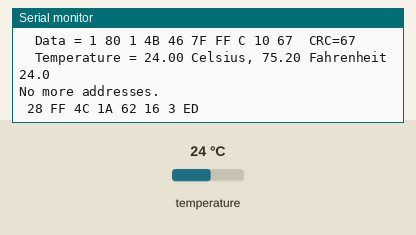
Simulated run of this sketch. Board: Arduino Uno, built with avr-gcc and run on an emulated ATmega328P. Shown: the last lines printed to the serial monitor. Inputs (shaded band) come from the test bench; at power-on: temperature 24 °C.

Above: at 3.1 s.
3.2 s: temperature set to 12 °C
At 3.8 s:
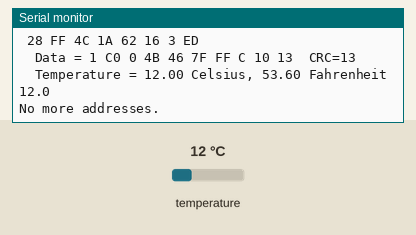
6.3 s: temperature set to 28 °C
At 7.0 s:
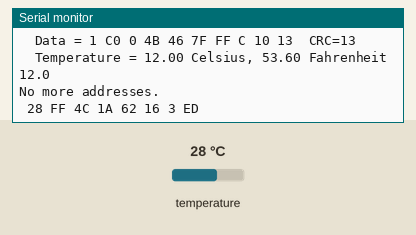
10.2 s: temperature set to 33 °C
At 11.1 s:
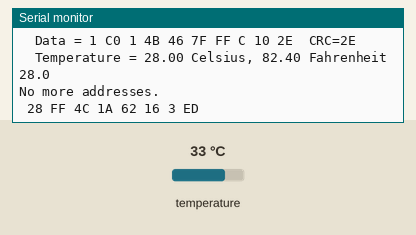
14.1 s: temperature set to 0 °C
At 15.0 s:
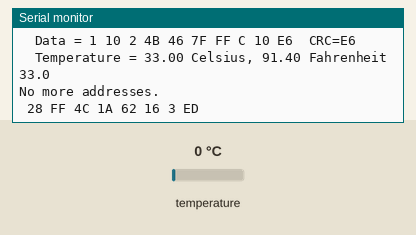
17.9 s: temperature set to 10 °C
At 18.9 s:
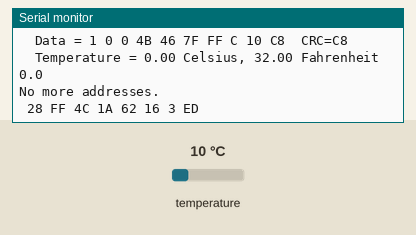
21.8 s: temperature set to 8 °C
At 22.7 s:
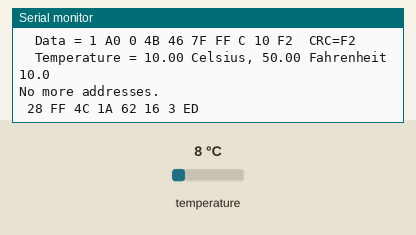
Timing chart, 0 to 24.8 s (numbered marks = the images above; inputs shaded):
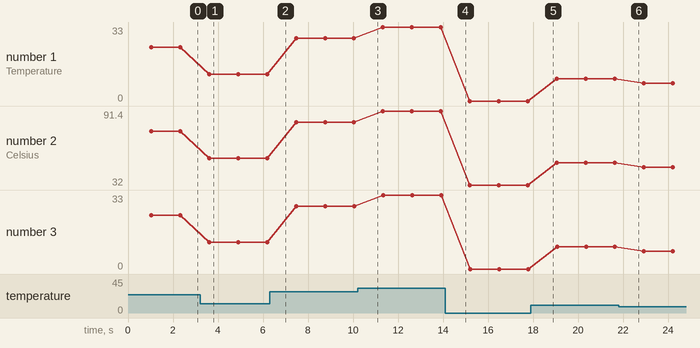

Measured:
- after the input at 3.2 s, the serial monitor: prints a new line after 0.39 s (image 1)
- plotted number 1: 24 → 12 after the input at 3.2 s, 28 → 33 after the input at 10.2 s, 33 → 0 after the input at 14.1 s, 10 → 8 after the input at 21.8 s
- plotted number 2: 75.2 → 53.6 after the input at 3.2 s, 53.6 → 82.4 after the input at 6.3 s, 82.4 → 91.4 after the input at 10.2 s, 91.4 → 32 after the input at 14.1 s, 32 → 50 after the input at 17.9 s
- plotted number 3: 24 → 12 after the input at 3.2 s, 28 → 33 after the input at 10.2 s, 33 → 0 after the input at 14.1 s, 10 → 8 after the input at 21.8 s

The sketch:

temperature.ino
```cpp
// this is the example code (one wire) from arduino for ds18b20
//#include <Arduino.h>

#include <OneWire.h>

OneWire  ds(2);

float Temp_Buffer = 0;


void setup()
{

  Serial.begin(115200);
  Serial.println("Welcome to use!");
}

void loop()
{
  Temp_Buffer = readDs18b20();

}

float readDs18b20()
{
    byte i;
  byte present = 0;
  byte type_s;
  byte data[12];
  byte addr[8];
  float celsius, fahrenheit;

  if ( !ds.search(addr)) {
    Serial.println("No more addresses.");
    Serial.println();
    ds.reset_search();
    delay(250);
    return 0;
  }

   // Serial.print("ROM =");
  for( i = 0; i < 8; i++) {
    Serial.write(' ');
    Serial.print(addr[i], HEX);
  }

  if (OneWire::crc8(addr, 7) != addr[7]) {
      Serial.println("CRC is not valid!");
      return 0;
  }
  Serial.println();

  // the first ROM byte indicates which chip
  switch (addr[0]) {
    case 0x10:
     // Serial.println("  Chip = DS18S20");  // or old DS1820
      type_s = 1;
      break;
    case 0x28:
     // Serial.println("  Chip = DS18B20");
      type_s = 0;
      break;
    case 0x22:
      Serial.println("  Chip = DS1822");
      type_s = 0;
      break;
    default:
      Serial.println("Device is not a DS18x20 family device.");
      return 0;
  }

  ds.reset();
  ds.select(addr);
  ds.write(0x44,1);         // start conversion, with parasite power on at the end

  delay(1000);     // maybe 750ms is enough, maybe not
  // we might do a ds.depower() here, but the reset will take care of it.

  present = ds.reset();
  ds.select(addr);
  ds.write(0xBE);         // Read Scratchpad

  Serial.print("  Data = ");
  Serial.print(present,HEX);
  Serial.print(" ");
  for ( i = 0; i < 9; i++) {           // we need 9 bytes
    data[i] = ds.read();
    Serial.print(data[i], HEX);
    Serial.print(" ");
  }
  Serial.print(" CRC=");
  Serial.print(OneWire::crc8(data, 8), HEX);
  Serial.println();

  // convert the data to actual temperature

  unsigned int raw = (data[1] << 8) | data[0];
  if (type_s) {
    raw = raw << 3; // 9 bit resolution default
    if (data[7] == 0x10) {
      // count remain gives full 12 bit resolution
      raw = (raw & 0xFFF0) + 12 - data[6];
    }
  } else {
    byte cfg = (data[4] & 0x60);
    if (cfg == 0x00) raw = raw << 3;  // 9 bit resolution, 93.75 ms
    else if (cfg == 0x20) raw = raw << 2; // 10 bit res, 187.5 ms
    else if (cfg == 0x40) raw = raw << 1; // 11 bit res, 375 ms
    // default is 12 bit resolution, 750 ms conversion time
  }
  celsius = (float)raw / 16.0;
  fahrenheit = celsius * 1.8 + 32.0;
  Serial.print("  Temperature = ");
  Serial.print(celsius);
  Serial.print(" Celsius, ");
  Serial.print(fahrenheit);
  Serial.println(" Fahrenheit");


  Serial.println(celsius,1);
  return celsius;
}
```
